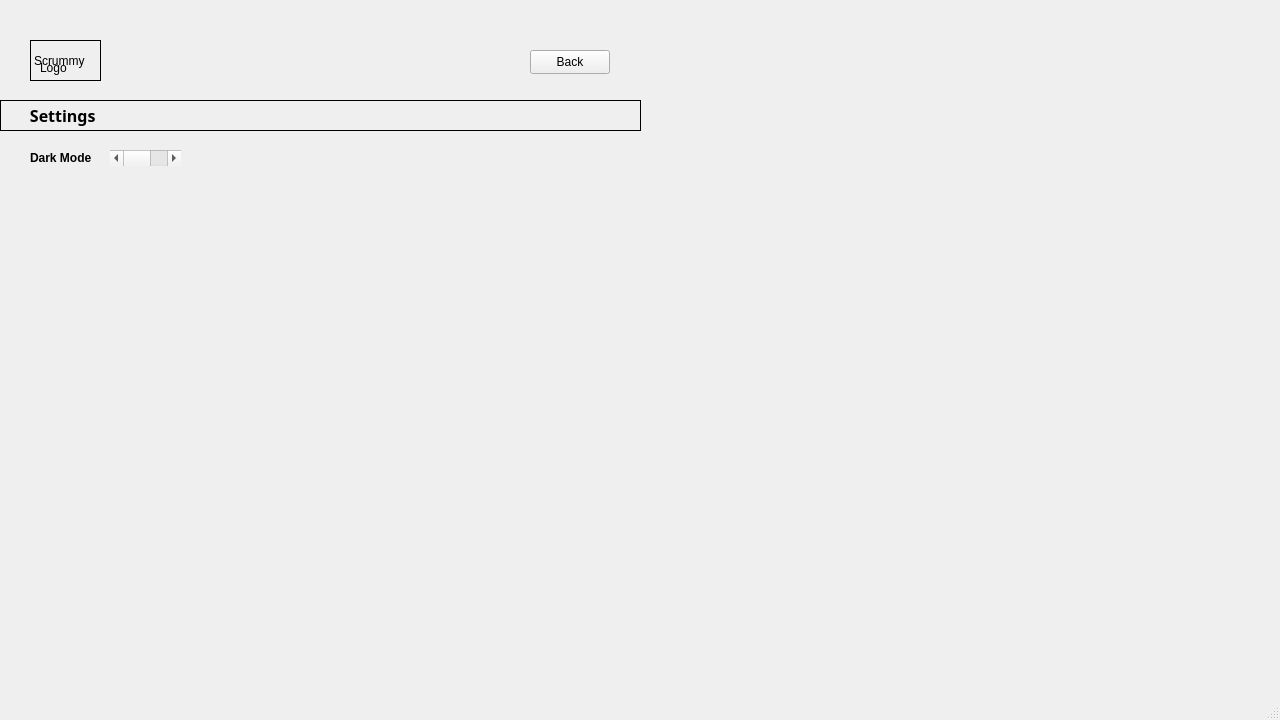
<?xml version="1.0" encoding="UTF-8"?>
<ui version="4.0">
 <class>Settings</class>
 <widget class="QMainWindow" name="Settings">
  <property name="geometry">
   <rect>
    <x>0</x>
    <y>0</y>
    <width>1280</width>
    <height>720</height>
   </rect>
  </property>
  <property name="minimumSize">
   <size>
    <width>1280</width>
    <height>720</height>
   </size>
  </property>
  <property name="maximumSize">
   <size>
    <width>1280</width>
    <height>720</height>
   </size>
  </property>
  <property name="windowTitle">
   <string>MainWindow</string>
  </property>
  <widget class="QWidget" name="centralwidget">
   <widget class="QLabel" name="label">
    <property name="geometry">
     <rect>
      <x>30</x>
      <y>40</y>
      <width>71</width>
      <height>41</height>
     </rect>
    </property>
    <property name="frameShape">
     <enum>QFrame::Box</enum>
    </property>
    <property name="frameShadow">
     <enum>QFrame::Plain</enum>
    </property>
    <property name="text">
     <string>Scrummy</string>
    </property>
   </widget>
   <widget class="QLabel" name="label_2">
    <property name="geometry">
     <rect>
      <x>0</x>
      <y>100</y>
      <width>641</width>
      <height>31</height>
     </rect>
    </property>
    <property name="font">
     <font>
      <family>Tw Cen MT Condensed Extra Bold</family>
      <pointsize>12</pointsize>
      <bold>true</bold>
     </font>
    </property>
    <property name="frameShape">
     <enum>QFrame::Box</enum>
    </property>
    <property name="frameShadow">
     <enum>QFrame::Plain</enum>
    </property>
    <property name="lineWidth">
     <number>1</number>
    </property>
    <property name="text">
     <string>      Settings</string>
    </property>
    <property name="textFormat">
     <enum>Qt::PlainText</enum>
    </property>
   </widget>
   <widget class="QScrollBar" name="DarkMode">
    <property name="geometry">
     <rect>
      <x>110</x>
      <y>150</y>
      <width>71</width>
      <height>16</height>
     </rect>
    </property>
    <property name="font">
     <font>
      <bold>true</bold>
      <stylestrategy>PreferDefault</stylestrategy>
     </font>
    </property>
    <property name="mouseTracking">
     <bool>false</bool>
    </property>
    <property name="focusPolicy">
     <enum>Qt::NoFocus</enum>
    </property>
    <property name="orientation">
     <enum>Qt::Horizontal</enum>
    </property>
   </widget>
   <widget class="QLabel" name="label_3">
    <property name="geometry">
     <rect>
      <x>30</x>
      <y>150</y>
      <width>71</width>
      <height>16</height>
     </rect>
    </property>
    <property name="font">
     <font>
      <bold>true</bold>
     </font>
    </property>
    <property name="text">
     <string>Dark Mode</string>
    </property>
   </widget>
   <widget class="QLabel" name="label_5">
    <property name="geometry">
     <rect>
      <x>40</x>
      <y>60</y>
      <width>49</width>
      <height>16</height>
     </rect>
    </property>
    <property name="frameShape">
     <enum>QFrame::NoFrame</enum>
    </property>
    <property name="text">
     <string>Logo</string>
    </property>
   </widget>
   <widget class="QPushButton" name="backButton">
    <property name="geometry">
     <rect>
      <x>530</x>
      <y>50</y>
      <width>80</width>
      <height>24</height>
     </rect>
    </property>
    <property name="text">
     <string>Back</string>
    </property>
   </widget>
  </widget>
  <widget class="QMenuBar" name="menubar">
   <property name="geometry">
    <rect>
     <x>0</x>
     <y>0</y>
     <width>1280</width>
     <height>21</height>
    </rect>
   </property>
  </widget>
  <widget class="QStatusBar" name="statusbar"/>
 </widget>
 <resources/>
 <connections/>
</ui>
